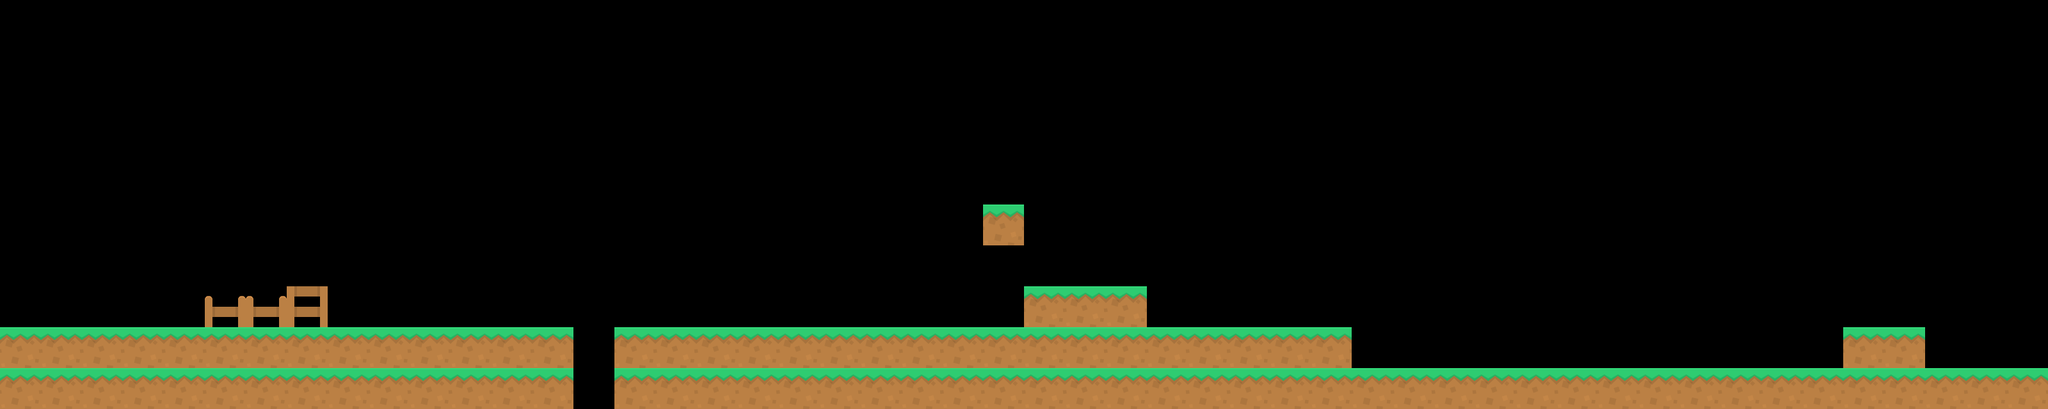

This is a level from a 2D game, rendered from its Tiled map with the project's own tilesets. A one-line summary and the map file follow, with tile-layer data summarised:
An orthogonal 50x10 tile map with 64x64 px tiles, 2 tile layers (Platforms, derriere) and 8 objects (checkPoint_2, checkPoints_1, checkPoint_3).

<map version="1.4" tiledversion="1.4.3" orientation="orthogonal" renderorder="right-down" width="50" height="10" tilewidth="64" tileheight="64" infinite="0" nextlayerid="17" nextobjectid="29">
 <editorsettings>
  <export target="level1_V006.json" format="json" />
 </editorsettings>
 <tileset firstgid="1" name="kenny_simple_platformer" tilewidth="64" tileheight="64" tilecount="98" columns="14">
  <image source="../tilesets/platformPack_tilesheet.png" width="896" height="448" />
  <tile id="0">
   <properties>
    <property name="collides" type="bool" value="true" />
    <property name="footstep_sound_sand" type="bool" value="false" />
   </properties>
  </tile>
  <tile id="1">
   <properties>
    <property name="collides" type="bool" value="true" />
    <property name="sound_footstep_sand" type="bool" value="true" />
   </properties>
  </tile>
  <tile id="2">
   <properties>
    <property name="collides" type="bool" value="true" />
    <property name="footstep_sound_sand" type="bool" value="false" />
   </properties>
  </tile>
  <tile id="3">
   <properties>
    <property name="collides" type="bool" value="true" />
    <property name="footstep_sound_sand" type="bool" value="false" />
   </properties>
  </tile>
  <tile id="4">
   <properties>
    <property name="collides" type="bool" value="false" />
    <property name="footstep_sound_sand" type="bool" value="false" />
   </properties>
  </tile>
  <tile id="5">
   <properties>
    <property name="collides" type="bool" value="false" />
    <property name="footstep_sound_sand" type="bool" value="false" />
   </properties>
  </tile>
  <tile id="6">
   <properties>
    <property name="collides" type="bool" value="false" />
    <property name="footstep_sound_sand" type="bool" value="false" />
   </properties>
  </tile>
  <tile id="7">
   <properties>
    <property name="collides" type="bool" value="false" />
    <property name="footstep_sound_sand" type="bool" value="false" />
   </properties>
  </tile>
  <tile id="8">
   <properties>
    <property name="collides" type="bool" value="false" />
    <property name="footstep_sound_sand" type="bool" value="false" />
   </properties>
  </tile>
  <tile id="9">
   <properties>
    <property name="collides" type="bool" value="false" />
    <property name="footstep_sound_sand" type="bool" value="false" />
   </properties>
  </tile>
  <tile id="10">
   <properties>
    <property name="collides" type="bool" value="false" />
    <property name="footstep_sound_sand" type="bool" value="false" />
   </properties>
  </tile>
  <tile id="11">
   <properties>
    <property name="collides" type="bool" value="false" />
    <property name="footstep_sound_sand" type="bool" value="false" />
   </properties>
  </tile>
  <tile id="12">
   <properties>
    <property name="collides" type="bool" value="false" />
    <property name="footstep_sound_sand" type="bool" value="false" />
   </properties>
  </tile>
  <tile id="13">
   <properties>
    <property name="collides" type="bool" value="false" />
    <property name="footstep_sound_sand" type="bool" value="false" />
   </properties>
  </tile>
  <tile id="14">
   <properties>
    <property name="collides" type="bool" value="true" />
    <property name="footstep_sound_sand" type="bool" value="false" />
   </properties>
  </tile>
  <tile id="15">
   <properties>
    <property name="collides" type="bool" value="true" />
    <property name="sound_footstep_sand" type="bool" value="true" />
   </properties>
  </tile>
  <tile id="16">
   <properties>
    <property name="collides" type="bool" value="true" />
    <property name="footstep_sound_sand" type="bool" value="false" />
   </properties>
  </tile>
  <tile id="17">
   <properties>
    <property name="collides" type="bool" value="true" />
    <property name="footstep_sound_sand" type="bool" value="false" />
   </properties>
  </tile>
  <tile id="18">
   <properties>
    <property name="collides" type="bool" value="false" />
    <property name="footstep_sound_sand" type="bool" value="false" />
   </properties>
  </tile>
  <tile id="19">
   <properties>
    <property name="collides" type="bool" value="false" />
    <property name="footstep_sound_sand" type="bool" value="false" />
   </properties>
  </tile>
  <tile id="20">
   <properties>
    <property name="collides" type="bool" value="false" />
    <property name="footstep_sound_sand" type="bool" value="false" />
   </properties>
  </tile>
  <tile id="21">
   <properties>
    <property name="collides" type="bool" value="false" />
    <property name="footstep_sound_sand" type="bool" value="false" />
   </properties>
  </tile>
  <tile id="22">
   <properties>
    <property name="collides" type="bool" value="false" />
    <property name="footstep_sound_sand" type="bool" value="false" />
   </properties>
  </tile>
  <tile id="23">
   <properties>
    <property name="collides" type="bool" value="false" />
    <property name="footstep_sound_sand" type="bool" value="false" />
   </properties>
  </tile>
  <tile id="24">
   <properties>
    <property name="collides" type="bool" value="false" />
    <property name="footstep_sound_sand" type="bool" value="false" />
   </properties>
  </tile>
  <tile id="25">
   <properties>
    <property name="collides" type="bool" value="false" />
    <property name="footstep_sound_sand" type="bool" value="false" />
   </properties>
  </tile>
  <tile id="26">
   <properties>
    <property name="collides" type="bool" value="false" />
    <property name="footstep_sound_sand" type="bool" value="false" />
   </properties>
  </tile>
  <tile id="27">
   <properties>
    <property name="collides" type="bool" value="false" />
    <property name="footstep_sound_sand" type="bool" value="false" />
   </properties>
  </tile>
  <tile id="28">
   <properties>
    <property name="collides" type="bool" value="true" />
    <property name="footstep_sound_sand" type="bool" value="false" />
   </properties>
  </tile>
  <tile id="29">
   <properties>
    <property name="collides" type="bool" value="true" />
    <property name="sound_footstep_sand" type="bool" value="true" />
   </properties>
  </tile>
  <tile id="30">
   <properties>
    <property name="collides" type="bool" value="true" />
    <property name="footstep_sound_sand" type="bool" value="false" />
   </properties>
  </tile>
  <tile id="31">
   <properties>
    <property name="collides" type="bool" value="false" />
    <property name="footstep_sound_sand" type="bool" value="false" />
   </properties>
  </tile>
  <tile id="32">
   <properties>
    <property name="collides" type="bool" value="false" />
    <property name="footstep_sound_sand" type="bool" value="false" />
   </properties>
  </tile>
  <tile id="33">
   <properties>
    <property name="collides" type="bool" value="false" />
    <property name="footstep_sound_sand" type="bool" value="false" />
   </properties>
  </tile>
  <tile id="34">
   <properties>
    <property name="collides" type="bool" value="false" />
    <property name="footstep_sound_sand" type="bool" value="false" />
   </properties>
  </tile>
  <tile id="35">
   <properties>
    <property name="collides" type="bool" value="false" />
    <property name="footstep_sound_sand" type="bool" value="false" />
   </properties>
  </tile>
  <tile id="36">
   <properties>
    <property name="collides" type="bool" value="false" />
    <property name="footstep_sound_sand" type="bool" value="false" />
   </properties>
  </tile>
  <tile id="37">
   <properties>
    <property name="collides" type="bool" value="false" />
    <property name="footstep_sound_sand" type="bool" value="false" />
   </properties>
  </tile>
  <tile id="38">
   <properties>
    <property name="collides" type="bool" value="false" />
    <property name="footstep_sound_sand" type="bool" value="false" />
   </properties>
  </tile>
  <tile id="39">
   <properties>
    <property name="collides" type="bool" value="false" />
    <property name="footstep_sound_sand" type="bool" value="false" />
   </properties>
  </tile>
  <tile id="40">
   <properties>
    <property name="collides" type="bool" value="false" />
    <property name="footstep_sound_sand" type="bool" value="false" />
   </properties>
  </tile>
  <tile id="41">
   <properties>
    <property name="collides" type="bool" value="false" />
    <property name="footstep_sound_sand" type="bool" value="false" />
   </properties>
  </tile>
  <tile id="42">
   <properties>
    <property name="collides" type="bool" value="true" />
    <property name="footstep_sound_sand" type="bool" value="false" />
   </properties>
  </tile>
  <tile id="43">
   <properties>
    <property name="collides" type="bool" value="true" />
    <property name="sound_footstep_sand" type="bool" value="true" />
   </properties>
  </tile>
  <tile id="44">
   <properties>
    <property name="collides" type="bool" value="true" />
    <property name="footstep_sound_sand" type="bool" value="false" />
   </properties>
  </tile>
  <tile id="45">
   <properties>
    <property name="collides" type="bool" value="false" />
    <property name="footstep_sound_sand" type="bool" value="false" />
   </properties>
  </tile>
  <tile id="46">
   <properties>
    <property name="collides" type="bool" value="false" />
    <property name="footstep_sound_sand" type="bool" value="false" />
   </properties>
  </tile>
  <tile id="47">
   <properties>
    <property name="collides" type="bool" value="false" />
    <property name="footstep_sound_sand" type="bool" value="false" />
   </properties>
  </tile>
  <tile id="48">
   <properties>
    <property name="collides" type="bool" value="false" />
    <property name="footstep_sound_sand" type="bool" value="false" />
   </properties>
  </tile>
  <tile id="49">
   <properties>
    <property name="collides" type="bool" value="false" />
    <property name="footstep_sound_sand" type="bool" value="false" />
   </properties>
  </tile>
  <tile id="50">
   <properties>
    <property name="collides" type="bool" value="false" />
    <property name="footstep_sound_sand" type="bool" value="false" />
   </properties>
  </tile>
  <tile id="51">
   <properties>
    <property name="collides" type="bool" value="false" />
    <property name="footstep_sound_sand" type="bool" value="false" />
   </properties>
  </tile>
  <tile id="52">
   <properties>
    <property name="collides" type="bool" value="false" />
    <property name="footstep_sound_sand" type="bool" value="false" />
   </properties>
  </tile>
  <tile id="53">
   <properties>
    <property name="collides" type="bool" value="false" />
    <property name="footstep_sound_sand" type="bool" value="false" />
   </properties>
  </tile>
  <tile id="54">
   <properties>
    <property name="collides" type="bool" value="false" />
    <property name="footstep_sound_sand" type="bool" value="false" />
   </properties>
  </tile>
  <tile id="55">
   <properties>
    <property name="collides" type="bool" value="false" />
    <property name="footstep_sound_sand" type="bool" value="false" />
   </properties>
  </tile>
  <tile id="56">
   <properties>
    <property name="collides" type="bool" value="false" />
    <property name="footstep_sound_sand" type="bool" value="false" />
   </properties>
  </tile>
  <tile id="57">
   <properties>
    <property name="collides" type="bool" value="false" />
    <property name="footstep_sound_sand" type="bool" value="false" />
   </properties>
  </tile>
  <tile id="58">
   <properties>
    <property name="collides" type="bool" value="false" />
    <property name="footstep_sound_sand" type="bool" value="false" />
   </properties>
  </tile>
  <tile id="59">
   <properties>
    <property name="collides" type="bool" value="false" />
    <property name="footstep_sound_sand" type="bool" value="false" />
   </properties>
  </tile>
  <tile id="60">
   <properties>
    <property name="collides" type="bool" value="false" />
    <property name="footstep_sound_sand" type="bool" value="false" />
   </properties>
  </tile>
  <tile id="61">
   <properties>
    <property name="collides" type="bool" value="false" />
    <property name="footstep_sound_sand" type="bool" value="false" />
   </properties>
  </tile>
  <tile id="62">
   <properties>
    <property name="collides" type="bool" value="false" />
    <property name="footstep_sound_sand" type="bool" value="false" />
   </properties>
  </tile>
  <tile id="63">
   <properties>
    <property name="collides" type="bool" value="false" />
    <property name="footstep_sound_sand" type="bool" value="false" />
   </properties>
  </tile>
  <tile id="64">
   <properties>
    <property name="collides" type="bool" value="false" />
    <property name="footstep_sound_sand" type="bool" value="false" />
   </properties>
  </tile>
  <tile id="65">
   <properties>
    <property name="collides" type="bool" value="false" />
    <property name="footstep_sound_sand" type="bool" value="false" />
   </properties>
  </tile>
  <tile id="66">
   <properties>
    <property name="collides" type="bool" value="false" />
    <property name="footstep_sound_sand" type="bool" value="false" />
   </properties>
  </tile>
  <tile id="67">
   <properties>
    <property name="collides" type="bool" value="false" />
    <property name="footstep_sound_sand" type="bool" value="false" />
   </properties>
  </tile>
  <tile id="68">
   <properties>
    <property name="collides" type="bool" value="false" />
    <property name="footstep_sound_sand" type="bool" value="false" />
   </properties>
  </tile>
  <tile id="69">
   <properties>
    <property name="collides" type="bool" value="false" />
    <property name="footstep_sound_sand" type="bool" value="false" />
   </properties>
  </tile>
  <tile id="70">
   <properties>
    <property name="collides" type="bool" value="false" />
    <property name="footstep_sound_sand" type="bool" value="false" />
   </properties>
  </tile>
  <tile id="71">
   <properties>
    <property name="collides" type="bool" value="false" />
    <property name="footstep_sound_sand" type="bool" value="false" />
   </properties>
  </tile>
  <tile id="72">
   <properties>
    <property name="collides" type="bool" value="false" />
    <property name="footstep_sound_sand" type="bool" value="false" />
   </properties>
  </tile>
  <tile id="73">
   <properties>
    <property name="collides" type="bool" value="false" />
    <property name="footstep_sound_sand" type="bool" value="false" />
   </properties>
  </tile>
  <tile id="74">
   <properties>
    <property name="collides" type="bool" value="false" />
    <property name="footstep_sound_sand" type="bool" value="false" />
   </properties>
  </tile>
  <tile id="75">
   <properties>
    <property name="collides" type="bool" value="false" />
    <property name="footstep_sound_sand" type="bool" value="false" />
   </properties>
  </tile>
  <tile id="76">
   <properties>
    <property name="collides" type="bool" value="false" />
    <property name="footstep_sound_sand" type="bool" value="false" />
   </properties>
  </tile>
  <tile id="77">
   <properties>
    <property name="collides" type="bool" value="false" />
    <property name="footstep_sound_sand" type="bool" value="false" />
   </properties>
  </tile>
  <tile id="78">
   <properties>
    <property name="collides" type="bool" value="false" />
    <property name="footstep_sound_sand" type="bool" value="false" />
   </properties>
  </tile>
  <tile id="79">
   <properties>
    <property name="collides" type="bool" value="false" />
    <property name="footstep_sound_sand" type="bool" value="false" />
   </properties>
  </tile>
  <tile id="80">
   <properties>
    <property name="collides" type="bool" value="false" />
    <property name="footstep_sound_sand" type="bool" value="false" />
   </properties>
  </tile>
  <tile id="81">
   <properties>
    <property name="collides" type="bool" value="false" />
    <property name="footstep_sound_sand" type="bool" value="false" />
   </properties>
  </tile>
  <tile id="82">
   <properties>
    <property name="collides" type="bool" value="false" />
    <property name="footstep_sound_sand" type="bool" value="false" />
   </properties>
  </tile>
  <tile id="83">
   <properties>
    <property name="collides" type="bool" value="false" />
    <property name="footstep_sound_sand" type="bool" value="false" />
   </properties>
  </tile>
  <tile id="84">
   <properties>
    <property name="collides" type="bool" value="false" />
    <property name="footstep_sound_sand" type="bool" value="false" />
   </properties>
  </tile>
  <tile id="85">
   <properties>
    <property name="collides" type="bool" value="false" />
    <property name="footstep_sound_sand" type="bool" value="false" />
   </properties>
  </tile>
  <tile id="86">
   <properties>
    <property name="collides" type="bool" value="false" />
    <property name="footstep_sound_sand" type="bool" value="false" />
   </properties>
  </tile>
  <tile id="87">
   <properties>
    <property name="collides" type="bool" value="false" />
    <property name="footstep_sound_sand" type="bool" value="false" />
   </properties>
  </tile>
  <tile id="88">
   <properties>
    <property name="collides" type="bool" value="false" />
    <property name="footstep_sound_sand" type="bool" value="false" />
   </properties>
  </tile>
  <tile id="89">
   <properties>
    <property name="collides" type="bool" value="false" />
    <property name="footstep_sound_sand" type="bool" value="false" />
   </properties>
  </tile>
  <tile id="90">
   <properties>
    <property name="collides" type="bool" value="false" />
    <property name="footstep_sound_sand" type="bool" value="false" />
   </properties>
  </tile>
  <tile id="91">
   <properties>
    <property name="collides" type="bool" value="false" />
    <property name="footstep_sound_sand" type="bool" value="false" />
   </properties>
  </tile>
  <tile id="92">
   <properties>
    <property name="collides" type="bool" value="false" />
    <property name="footstep_sound_sand" type="bool" value="false" />
   </properties>
  </tile>
  <tile id="93">
   <properties>
    <property name="collides" type="bool" value="false" />
    <property name="footstep_sound_sand" type="bool" value="false" />
   </properties>
  </tile>
  <tile id="94">
   <properties>
    <property name="collides" type="bool" value="false" />
    <property name="footstep_sound_sand" type="bool" value="false" />
   </properties>
  </tile>
  <tile id="95">
   <properties>
    <property name="collides" type="bool" value="false" />
    <property name="footstep_sound_sand" type="bool" value="false" />
   </properties>
  </tile>
  <tile id="96">
   <properties>
    <property name="collides" type="bool" value="false" />
    <property name="footstep_sound_sand" type="bool" value="false" />
   </properties>
  </tile>
  <tile id="97">
   <properties>
    <property name="collides" type="bool" value="false" />
    <property name="footstep_sound_sand" type="bool" value="false" />
   </properties>
  </tile>
 </tileset>
 <objectgroup id="12" name="PlateformMouv">
  <object id="22" gid="15" x="1024" y="448" width="64" height="64" />
 </objectgroup>
 <layer id="1" name="Platforms" width="50" height="10">
  <data>[500 cells, 87 non-empty, 1 distinct tile ids]</data>
 </layer>
 <objectgroup id="4" name="stars">
  <object id="25" gid="18" x="1728" y="320" width="64" height="64" />
 </objectgroup>
 <objectgroup id="5" name="katanaMonsters">
  <object id="5" gid="72" x="704" y="448" width="64" height="64" />
 </objectgroup>
 <layer id="2" name="derriere" width="50" height="10">
  <data>[500 cells, 3 non-empty, 2 distinct tile ids]</data>
 </layer>
 <objectgroup id="3" name="flyingMonsters">
  <!-- 1 objects omitted --></objectgroup>
 <objectgroup id="7" name="checkPoints">
  <!-- 3 objects omitted --></objectgroup>
 <objectgroup id="8" name="tireurMonsters">
  <!-- 1 objects omitted --></objectgroup>
</map>
<!-- 5 of 8 objects omitted -->
